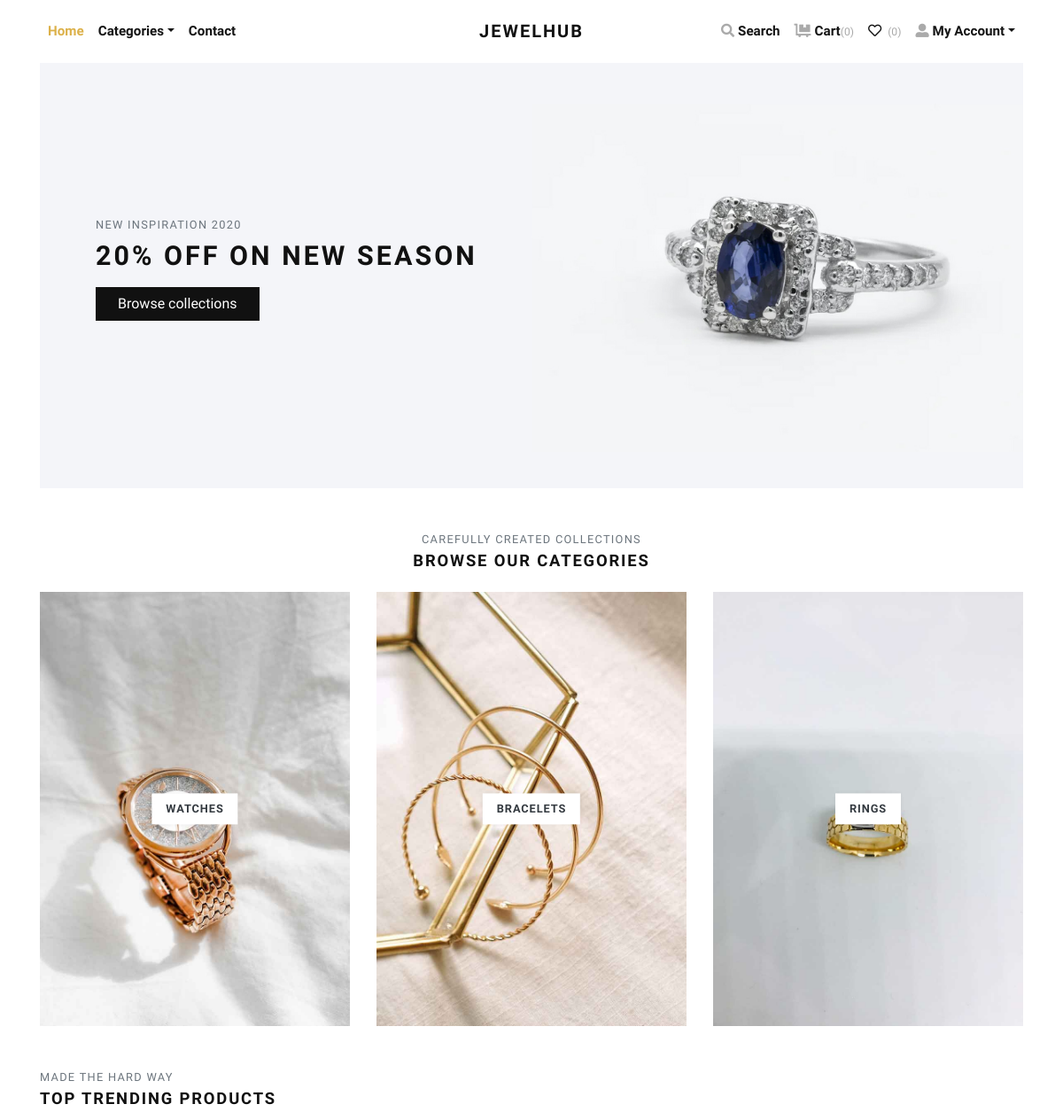
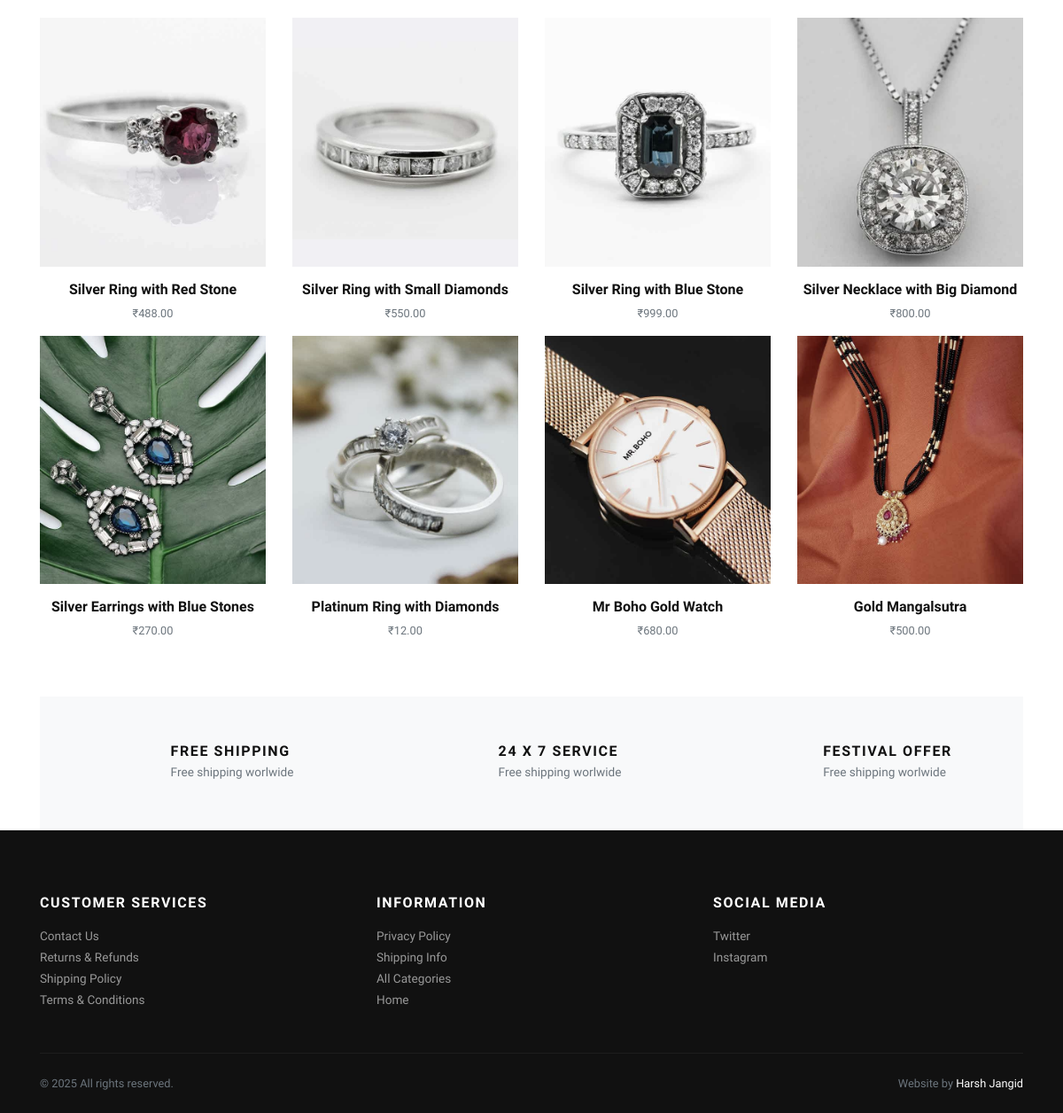
The page / (signed in) on the database its author committed (2 pictures, top to bottom).
### store/models.py (models this page shows, shortened)
class Category(models.Model):
    title = models.CharField(max_length=50, verbose_name="Category Title")
    slug = models.SlugField(max_length=55, verbose_name="Category Slug")
    description = models.TextField(blank=True, verbose_name="Category Description")
    category_image = models.ImageField(upload_to='category', blank=True, null=True, verbose_name="Category Image")
    is_active = models.BooleanField(verbose_name="Is Active?")
    is_featured = models.BooleanField(verbose_name="Is Featured?")
    created_at = models.DateTimeField(auto_now_add=True, verbose_name="Created Date")
    updated_at = models.DateTimeField(auto_now=True, verbose_name="Updated Date")
    class Meta:
        verbose_name_plural = 'Categories'
        ordering = ('-created_at', )

class Product(models.Model):
    title = models.CharField(max_length=150, verbose_name="Product Title")
    slug = models.SlugField(max_length=160, verbose_name="Product Slug")
    sku = models.CharField(max_length=255, unique=True, verbose_name="Unique Product ID (SKU)")
    short_description = models.TextField(verbose_name="Short Description")
    detail_description = models.TextField(blank=True, null=True, verbose_name="Detail Description")
    product_image = models.ImageField(upload_to='product', blank=True, null=True, verbose_name="Product Image")
    price = models.DecimalField(max_digits=8, decimal_places=2)
    category = models.ForeignKey(Category, verbose_name="Product Categoy", on_delete=models.CASCADE)
    is_active = models.BooleanField(verbose_name="Is Active?")
    is_featured = models.BooleanField(verbose_name="Is Featured?")
    created_at = models.DateTimeField(auto_now_add=True, verbose_name="Created Date")
    updated_at = models.DateTimeField(auto_now=True, verbose_name="Updated Date")
    class Meta:
        verbose_name_plural = 'Products'
        ordering = ('-created_at', )

### store/views.py (the view)
# urls.py: path('', views.home, name="home"),
def home(request):
    categories = Category.objects.filter(is_active=True, is_featured=True)[:3]
    products = Product.objects.filter(is_active=True, is_featured=True)[:8]
    context = {
        'categories': categories,
        'products': products,
    }
    return render(request, 'store/index.html', context)

### store/context_preprocessors.py (called while the page is built)
def store_menu(request):
    categories = Category.objects.filter(is_active=True)
    context = {
        'categories_menu': categories,
    }
    return context

def cart_menu(request):
    if request.user.is_authenticated:
        cart_items= Cart.objects.filter(user=request.user)
        context = {
            'cart_items': cart_items,
        }
    else:
        context = {}
    return context

### templates/store/index.html (shortened to what this page needs)
{% extends 'base.html' %}
{% load static %}
      {% block content %}
      <div class="container">
        <section class="hero pb-3 bg-cover bg-center d-flex align-items-center" style="background: url({% static 'img/hero-jewlrey-banner.jpg' %})">
          <div class="container py-5">
            <div class="row px-4 px-lg-5">
              <div class="col-lg-6">
                <p class="text-muted small text-uppercase mb-2">New Inspiration 2020</p>
                <h1 class="h2 text-uppercase mb-3">20% off on new season</h1><a class="btn btn-dark" href="{% url 'store:all-categories' %}">Browse collections</a>
              </div>
            </div>
          </div>
        </section>
        <section class="pt-5">
          <header class="text-center">
            <p class="small text-muted small text-uppercase mb-1">Carefully created collections</p>
            <h2 class="h5 text-uppercase mb-4">Browse our categories</h2>
          </header>
          <div class="row">
          {% if categories %}
            {% for category in categories %}
              <div class="col-md-4 mb-4 mb-md-0">
                <a class="category-item" href="{% url 'store:category-products' category.slug %}">
                  <strong class="category-item-title">{{ category.title }}</strong>
                </a>
              </div>
            {% endfor %}
          {% endif %}
          </div>
        </section>
        <section class="py-5">
          <header>
            <p class="small text-muted small text-uppercase mb-1">Made the hard way</p>
            <h2 class="h5 text-uppercase mb-4">Top trending products</h2>
          </header>
          <div class="row">
            {% if products %}
              {% for product in products %}
                <div class="col-xl-3 col-lg-4 col-sm-6">
                  <div class="product text-center">
                    <div class="position-relative mb-3">
                      <a class="d-block" href="{% url 'store:product-detail' product.slug %}">
                        {% if product.product_image %}
                          <img class="img-fluid w-100" src="{{ product.product_image.url }}" alt="{{product.title}}">
                        {% else %}
                          <img class="img-fluid w-100" src="{% static 'img/product-1.jpg' %}" alt="{{product.title}}">
                        {% endif %}
                      </a>
                    </div>
                    <h6> <a class="reset-anchor" href="detail.html">{{ product.title }}</a></h6>
                    <p class="small text-muted">₹{{product.price}}</p>
                  </div>
                </div>
              {% endfor %}
            {% endif %}
          </div>
        </section>
        <section class="py-5 bg-light">
          <div class="container">
            <div class="row text-center">
              <div class="col-lg-4 mb-3 mb-lg-0">
                <div class="d-inline-block">
                  <div class="media align-items-end">
                    <svg class="svg-icon svg-icon-big svg-icon-light">
                      <use xlink:href="#delivery-time-1"> </use>
                    </svg>
                    <div class="media-body text-left ml-3">
                      <h6 class="text-uppercase mb-1">Free shipping</h6>
                      <p class="text-small mb-0 text-muted">Free shipping worlwide</p>
                    </div>
                  </div>
                </div>
              </div>
              <div class="col-lg-4 mb-3 mb-lg-0">
                <div class="d-inline-block">
                  <div class="media align-items-end">
                    <svg class="svg-icon svg-icon-big svg-icon-light">
                      <use xlink:href="#helpline-24h-1"> </use>
                    </svg>
                    <div class="media-body text-left ml-3">
                      <h6 class="text-uppercase mb-1">24 x 7 service</h6>
                      <p class="text-small mb-0 text-muted">Free shipping worlwide</p>
                    </div>
                  </div>
                </div>
              </div>
              <div class="col-lg-4">
                <div class="d-inline-block">
                  <div class="media align-items-end">
                    <svg class="svg-icon svg-icon-big svg-icon-light">
                      <use xlink:href="#label-tag-1"> </use>
                    </svg>
                    <div class="media-body text-left ml-3">
                      <h6 class="text-uppercase mb-1">Festival offer</h6>
                      <p class="text-small mb-0 text-muted">Free shipping worlwide</p>
                    </div>
                  </div>
                </div>
              </div>
            </div>
          </div>
        </section>
      </div>
      {% endblock content %}

### jewelryshop/static/css/style.default.css (style rules this page uses)
.text-small { font-size: 0.85rem !important; }
strong { font-weight: 700; }
.hero { min-height: 30rem; }
.category-item { display: block; position: relative; color: #343a40; transition: all 0.3s; }
.category-item-title { display: inline-block; padding: 0.5rem 1rem; background: #fff; text-transform: uppercase; letter-spacing: 0.07em; position: absolute; top: 50%; left: 50%; -webkit-transform: translate(-50%, -50%); transform: translate(-50%, -50%); box-shadow: 0 0 5px rgba(0, 0, 0, 0.07); font-size: 0.8rem; }
.product img { -webkit-filter: grayscale(40%); filter: grayscale(40%); transition: all 0.3s; }
.text-uppercase { text-transform: uppercase; letter-spacing: 0.1em; }
.bg-cover { background-size: cover !important; }
.bg-center { background-position: center center !important; }
.reset-anchor { color: inherit; transition: all 0.3s; }
.svg-icon { width: 32px; height: 32px; vertical-align: text-bottom; stroke: currentColor; stroke-width: 3; --layer1: currentColor; --layer2: currentColor; --layer3: currentColor; }
.svg-icon.svg-icon-light { stroke-width: 2; }
.svg-icon-big { width: 48px; height: 48px; }
.btn { font-weight: 400; border: 1px solid transparent; font-family: inherit; padding: 0.375rem 1.5rem; font-size: 1rem; line-height: 1.5; border-radius: 0; transition: color 0.15s ease-in-out, background-color 0.15s ease-in-out, border-color 0.15s ease-in-out, box-shadow 0.15s ease-in-out; }
.btn-dark { color: #fff; background-color: #111111; border-color: #111111; }
body { font-family: "Libre Franklin", sans-serif; font-size: 1rem; font-weight: 400; line-height: 1.5; color: #111111; background-color: #fff; }
a { color: #dcb14a; text-decoration: none; }
h1, h2, h3, h4, h5, h6, .h1, .h2, .h3, .h4, .h5, .h6 { margin-bottom: 0.5rem; font-family: inherit; font-weight: 900; line-height: 1.2; color: inherit; }
h1, .h1 { font-size: 2.2rem; }
h2, .h2 { font-size: 1.9rem; }
h5, .h5 { font-size: 1.15rem; }
h6, .h6 { font-size: 1rem; }
small, .small { font-size: 80%; font-weight: 400; }
.bg-light { background-color: #f8f9fa !important; }

### rows shown on the page
Category: title "WATCHES"
Category: title "BRACELETS"
Category: title "RINGS"
Product: product_image (picture), title "Silver Ring with Red Stone", price "488.00"
Product: product_image (picture), title "Silver Ring with Small Diamonds", price "550.00"
Product: product_image (picture), title "Silver Ring with Blue Stone", price "999.00"
Product: product_image (picture), title "Silver Necklace with Big Diamond", price "800.00"
Product: product_image (picture), title "Silver Earrings with Blue Stones", price "270.00"
Product: product_image (picture), title "Platinum Ring with Diamonds", price "12.00"
Product: product_image (picture), title "Mr Boho Gold Watch", price "680.00"
Product: product_image (picture), title "Gold Mangalsutra", price "500.00"

### other values the page prints
{{ cart_items.count }} "0"
